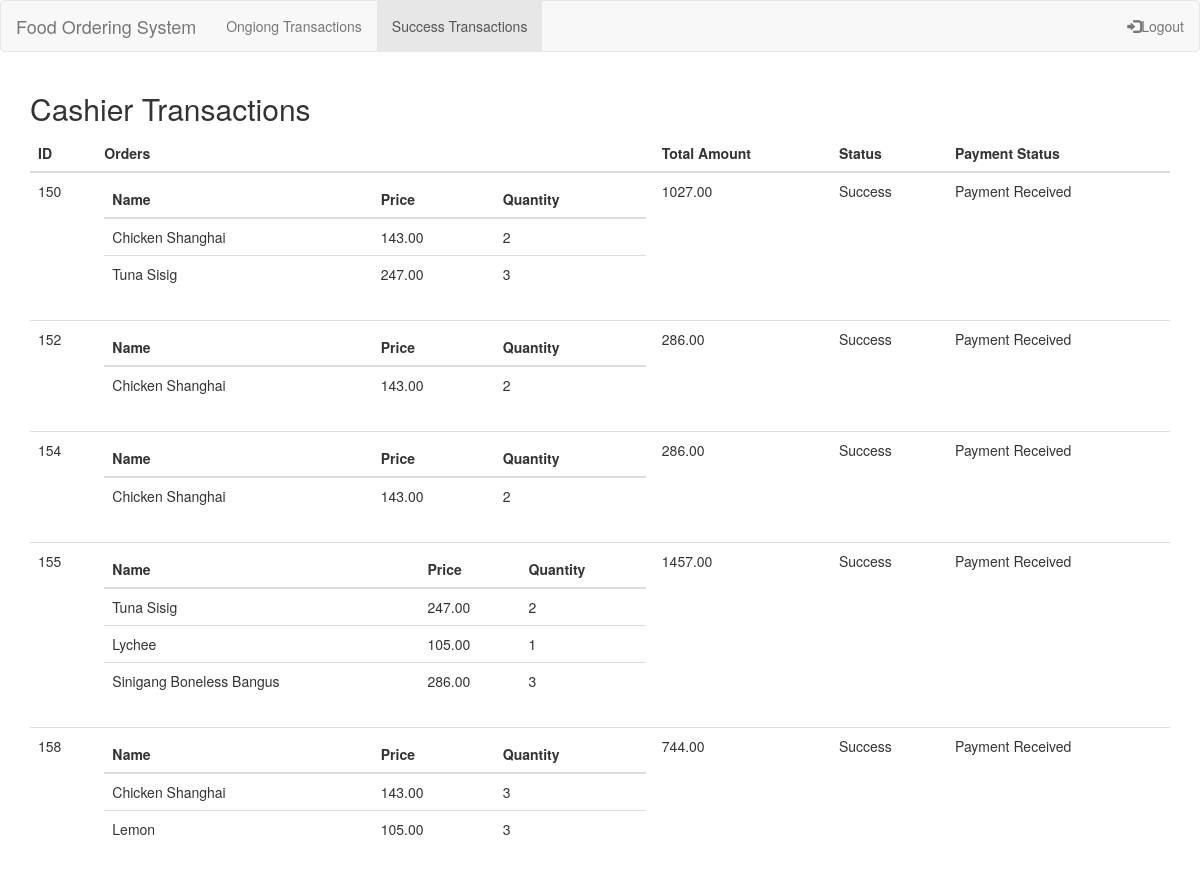
Screenshot of /admin/transaction_user_cashier_s.php (signed in) with the database file from the repository.
### tables this page shows
CREATE TABLE `transactions` (
  `id` int(11) NOT NULL AUTO_INCREMENT,
  `status` varchar(255) DEFAULT NULL,
  `total` decimal(10,2) DEFAULT NULL,
  `datetime` datetime DEFAULT NULL,
  `paymentstatus` varchar(255) DEFAULT NULL,
  `foodserve` varchar(255) DEFAULT NULL,
  `user_id` int(11) DEFAULT NULL,
  PRIMARY KEY (`id`) USING BTREE,
  KEY `user_id` (`user_id`),
  CONSTRAINT `transactions_ibfk_1` FOREIGN KEY (`user_id`) REFERENCES `user_accounts` (`id`)
);

CREATE TABLE `orders` (
  `id` int(11) NOT NULL AUTO_INCREMENT,
  `transaction_id` int(11) DEFAULT NULL,
  `menu_id` int(11) DEFAULT NULL,
  `quantity` varchar(255) DEFAULT NULL,
  PRIMARY KEY (`id`) USING BTREE,
  KEY `transaction_id` (`transaction_id`) USING BTREE,
  KEY `menu_id` (`menu_id`) USING BTREE,
  CONSTRAINT `orders_ibfk_1` FOREIGN KEY (`transaction_id`) REFERENCES `transactions` (`id`),
  CONSTRAINT `orders_ibfk_2` FOREIGN KEY (`menu_id`) REFERENCES `menu` (`id`)
);

CREATE TABLE `menu` (
  `id` int(11) NOT NULL AUTO_INCREMENT,
  `name` varchar(255) DEFAULT NULL,
  `price` decimal(10,2) DEFAULT NULL,
  `category` varchar(255) DEFAULT NULL,
  `photo` varchar(255) DEFAULT NULL,
  PRIMARY KEY (`id`) USING BTREE
);

### admin/transaction_user_cashier_s.php (the view, shortened to what this page needs)
<!DOCTYPE html>
<html lang="en">
<head>
    <link rel="stylesheet" href="template/bootstrap.min.css">
</head>
<?php include_once("../dbconfig.php"); ?>
<body>
    <nav class="navbar navbar-default">
        <div class="container-fluid">
            <div class="navbar-header">
                <a class="navbar-brand" href="#">Food Ordering System</a>
            </div>
           <ul class="nav navbar-nav">
                <li><a href="transaction_user_cashier.php">Ongiong Transactions</a></li>
	<li class="active"><a href="transaction_user_cashier_s.php">Success Transactions</a></li>
            </ul>
            <ul class="nav navbar-nav navbar-right">
                <li><a href="loginsession.php?ses=1"><span class="glyphicon glyphicon-log-in"></span>Logout</a></li>
            </ul>
        </div>
    </nav>
    <div class="container">
        <h2>Cashier Transactions</h2>
        <table class="table">
            <thead>
                <tr>
                    <th>ID</th>
                    <th>Orders</th>
                    <th>Total Amount</th>
                    <th>Status</th>
	<th>Payment Status</th>
                </tr>
            </thead>
            <tbody>
                <?php
                $sql = "SELECT
                transactions.id as tid,
                transactions.`status` as tstatus,
                transactions.total as ttotal,
                transactions.datetime as dt,
		transactions.paymentstatus as payments
                FROM
                transactions
                ";
                $res = mysqli_query($db, $sql);
                if (mysqli_num_rows($res) > 0) {
                    while ($rowTrans = mysqli_fetch_assoc($res)) {
                ?>
		<?php if ($rowTrans['tstatus'] == 'Success'){ ?>
                        <tr>
                            <td> <?php echo $rowTrans['tid'] ?> </td>
                            <td>
                                <table class="table">
                                    <thead>
                                        <tr>
                                            <th>Name</th>
                                            <th>Price</th>
                                            <th>Quantity</th>
                                        </tr>
                                    </thead>
                                    <tbody>
                                        <?php
                                        $orders = "
                                        SELECT
                                        menu.id as s_mid,
                                        menu.`name` as mname,
                                        menu.price as mprice,
                                        menu.category,
                                        menu.photo,
                                        orders.id as s_oid,
                                        orders.transaction_id,
                                        orders.menu_id,
                                        orders.quantity as oquantity
                                        FROM
                                        menu
                                        INNER JOIN orders ON orders.menu_id = menu.id WHERE orders.transaction_id = " . $rowTrans['tid'] . " AND  orders.quantity != 0
                                        ";
                                        $result = mysqli_query($db, $orders);
                                        if (mysqli_num_rows($result) > 0) {
                                            while ($row = mysqli_fetch_assoc($result)) {
                                        ?>
                                                <tr>
                                                    <td> <?php echo $row['mname'] ?> </td>
                                                    <td> <?php echo $row['mprice'] ?></td>
                                                    <td> <?php echo $row['oquantity']?></td>
                                                </tr>
                                        <?php
                                            }
                                        }
                                        ?>
                                    </tbody>
                                </table>
                            </td>
                            <td> <?php echo $rowTrans['ttotal'] ?> </td>
                            <td> <?php echo $rowTrans['tstatus'] ?> </td>
				<td> <?php echo $rowTrans['payments'] ?></td>
                        </tr>
                <?php
}
                    }
                } else {
                    echo '<script>alert("No data found!")</script>';
                }
                ?>
            </tbody>
        </table>
    </div>
</body>
</html>

### rows the page displays
transactions: id "150", total "1027.00", status "Success", paymentstatus "Payment Received"
orders: menu.name "Chicken Shanghai", menu.price "143.00", quantity "2"
orders: menu.name "Tuna Sisig", menu.price "247.00", quantity "3"
transactions: id "152", total "286.00", status "Success", paymentstatus "Payment Received"
orders: menu.name "Chicken Shanghai", menu.price "143.00", quantity "2"
transactions: id "154", total "286.00", status "Success", paymentstatus "Payment Received"
orders: menu.name "Chicken Shanghai", menu.price "143.00", quantity "2"
transactions: id "155", total "1457.00", status "Success", paymentstatus "Payment Received"
orders: menu.name "Tuna Sisig", menu.price "247.00", quantity "2"
orders: menu.name "Lychee", menu.price "105.00", quantity "1"
orders: menu.name "Sinigang Boneless Bangus", menu.price "286.00", quantity "3"
transactions: id "158", total "744.00", status "Success", paymentstatus "Payment Received"
orders: menu.name "Chicken Shanghai", menu.price "143.00", quantity "3"
orders: menu.name "Lemon", menu.price "105.00", quantity "3"
